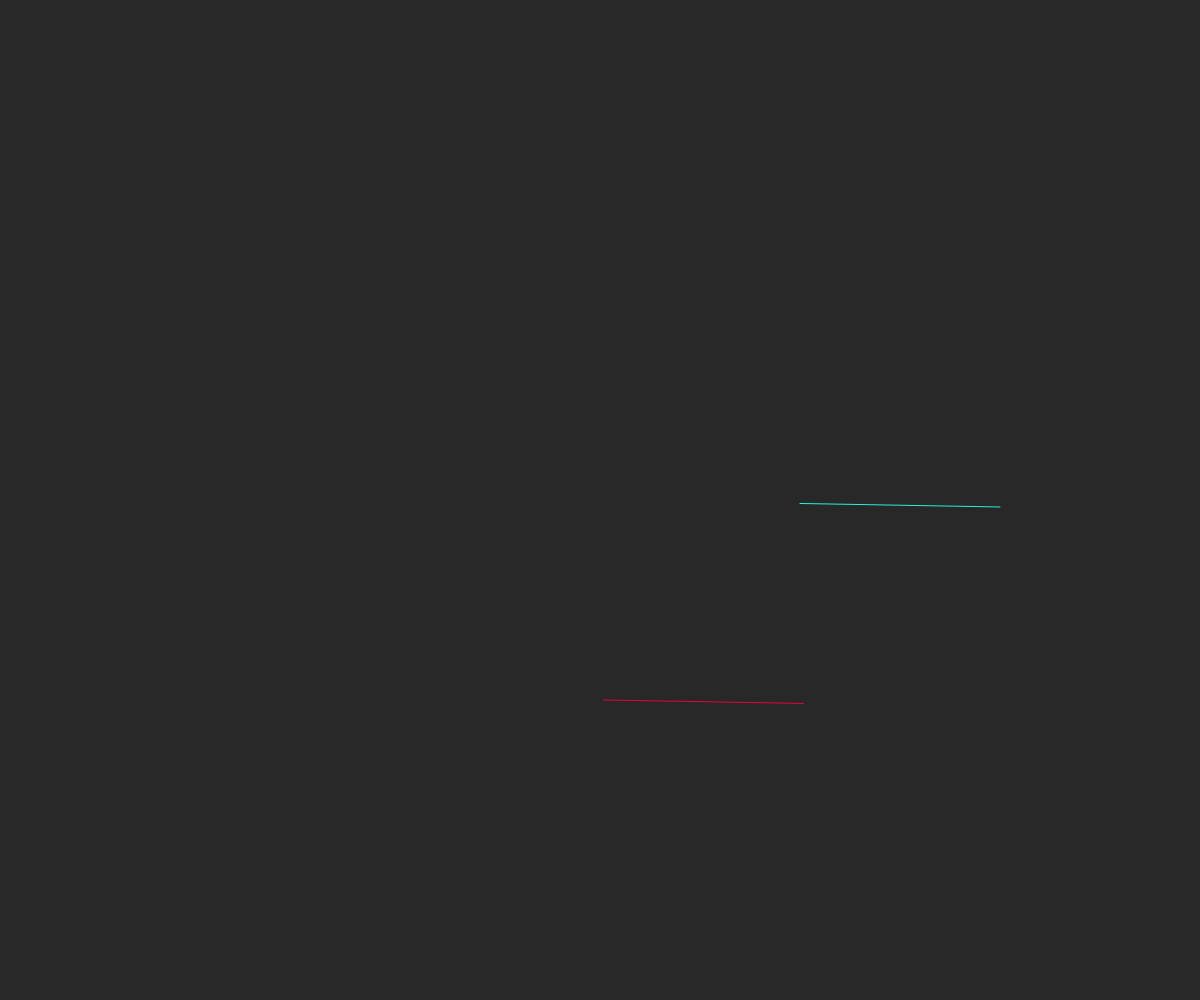
Frame 1 (no input)
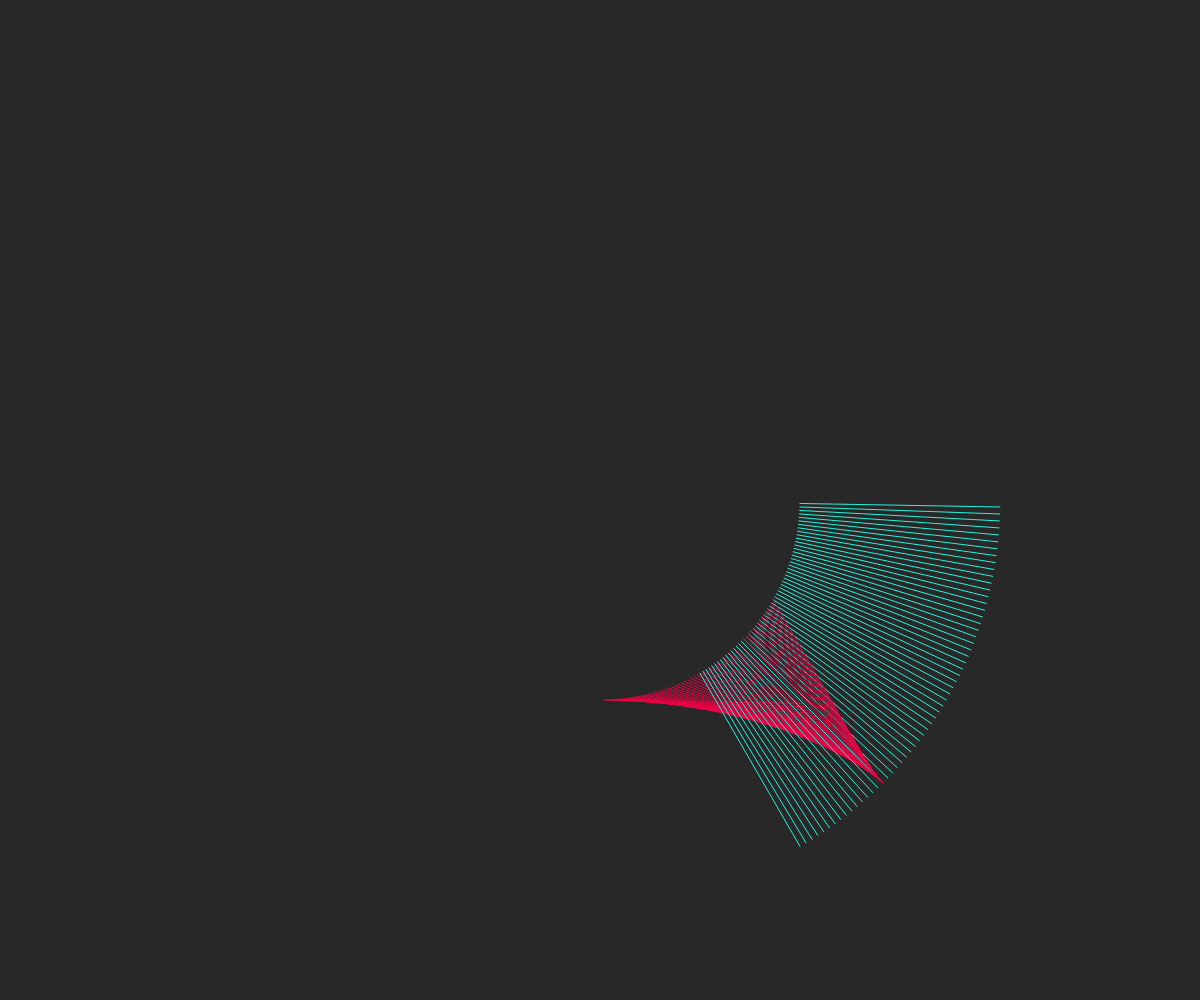
Frame 60 (no input)
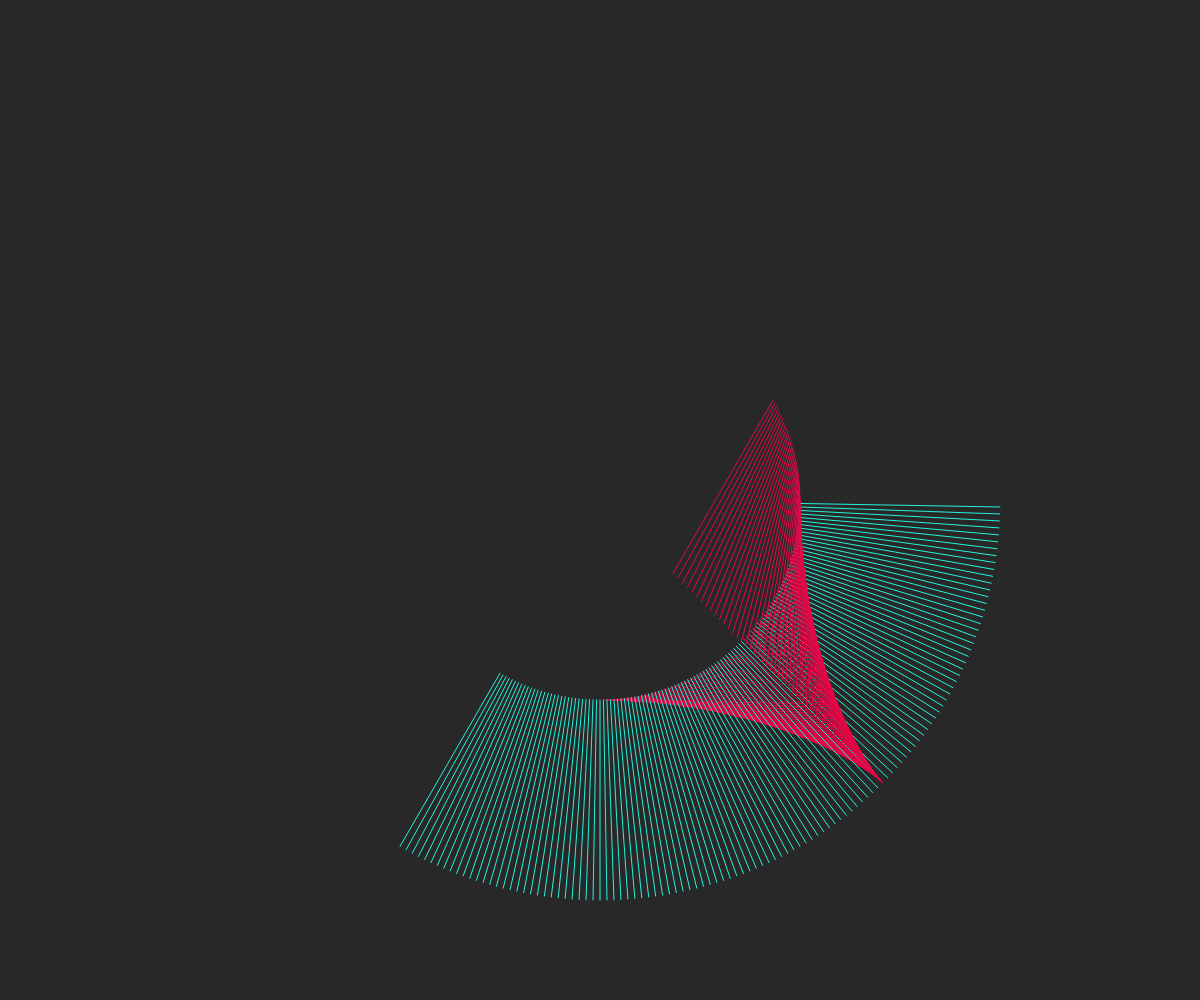
Frame 120 (the mouse pressed at the canvas centre since frame 60)

The p5.js sketch that drew these frames (run headless with seeded random() and noise() and a simulated clock; from frame 60 on, the mouse is pressed at the canvas centre):

// p5.js sketch
// ── sketch.js

function setup() {
  createCanvas(windowWidth, windowHeight);
  background(40);
  angleMode(DEGREES);


}

function draw() {
 push();
 translate(windowWidth/2, windowHeight/2);

  translate(200*sin(frameCount),200*cos(frameCount));

 stroke(lerpColor(color('#ea0043'), color('#0fefca'), frameCount/3000));
 line(0,0,200*cos(frameCount),200*sin(frameCount));

pop();
push();
translate(windowWidth/2, windowHeight/2);
translate(200*cos(frameCount),200*sin(frameCount));

stroke(lerpColor(color('#24f3dd'), color('#0fefca'), frameCount/3000));
line(200*cos(frameCount),200*sin(frameCount),0,0);




pop();
//noFill();
 //stroke(lerpColor(color('#ea0043'), color('#0fefca'), frameCount/120));
//bezier( 0,windowHeight,windowHeight*cos(frameCount),mouseY,0,windowWidth, windowHeight)




}
